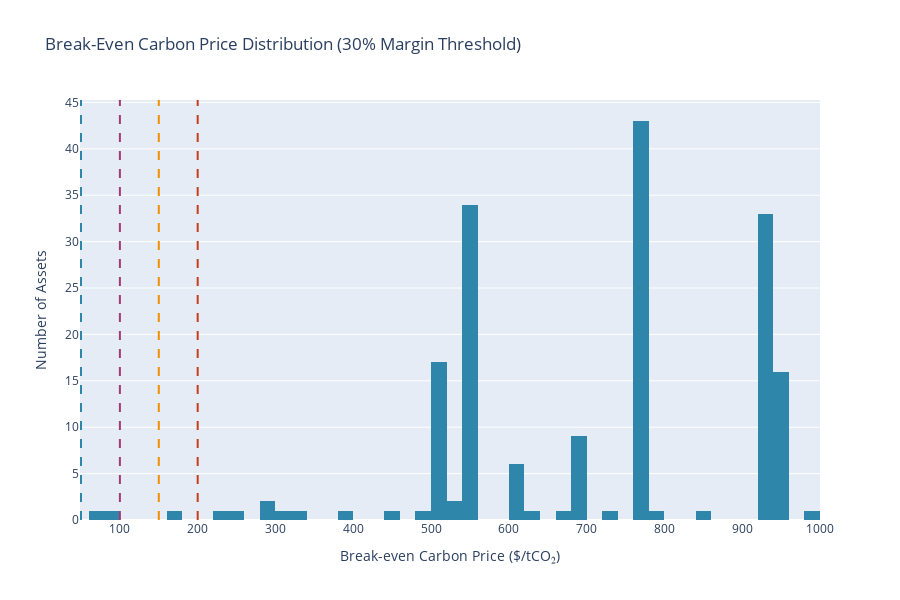

Notebook code for this chart:
### Markdown cell above
#### 1.2 Break-Even Price Distribution

### Code cell
# Detailed break-even histogram
fig2 = go.Figure()

fig2.add_trace(go.Histogram(
    x=breakeven_valid,
    nbinsx=60,
    marker_color='#2E86AB',
    name='Assets',
    hovertemplate='Break-even: $%{x:.0f}/tCO₂<br>Count: %{y}<extra></extra>'
))

# Add scenario lines
for price in [50, 100, 150, 200]:
    assets_below = (breakeven_valid < price).sum()
    pct_below = assets_below / len(breakeven_valid) * 100
    
    fig2.add_vline(
        x=price,
        line_dash='dash',
        line_color=SCENARIO_COLORS[f'${price}/tCO₂'],
        line_width=2,
    )

fig2.update_layout(
    title='Break-Even Carbon Price Distribution (30% Margin Threshold)',
    xaxis_title='Break-even Carbon Price ($/tCO₂)',
    yaxis_title='Number of Assets',
    height=600,
    showlegend=False
)

fig2.show()

# Summary table
print("Assets with break-even BELOW scenario price (at risk of stranding):")
for price in [50, 100, 150, 200, 250]:
    count = (breakeven_valid < price).sum()
    pct = count / len(breakeven_valid) * 100
    print(f"  ${price:>3}/tCO₂: {count:>4} assets ({pct:>5.1f}% of portfolio)")

### Figure 1 — Plotly figure (JSON) as saved in the notebook; plotly's stock layout.template omitted (floating-point values rounded to 4 significant figures; data arrays with more than 128 entries replaced by an {"elided": "..."} marker saying what was removed)
{"data": [{"hovertemplate": "Break-even: $%{x:.0f}/tCO₂<br>Count: %{y}<extra></extra>", "marker": {"color": "#2E86AB"}, "name": "Assets", "nbinsx": 60, "type": "histogram", "x": {"elided": "178 float values"}}], "layout": {"height": 600, "shapes": [{"line": {"color": "#2E86AB", "dash": "dash", "width": 2}, "type": "line", "x0": 50, "x1": 50, "xref": "x", "y0": 0, "y1": 1, "yref": "y domain"}, {"line": {"color": "#A23B72", "dash": "dash", "width": 2}, "type": "line", "x0": 100, "x1": 100, "xref": "x", "y0": 0, "y1": 1, "yref": "y domain"}, {"line": {"color": "#F18F01", "dash": "dash", "width": 2}, "type": "line", "x0": 150, "x1": 150, "xref": "x", "y0": 0, "y1": 1, "yref": "y domain"}, {"line": {"color": "#C73E1D", "dash": "dash", "width": 2}, "type": "line", "x0": 200, "x1": 200, "xref": "x", "y0": 0, "y1": 1, "yref": "y domain"}], "showlegend": false, "title": {"text": "Break-Even Carbon Price Distribution (30% Margin Threshold)"}, "xaxis": {"title": {"text": "Break-even Carbon Price ($/tCO₂)"}}, "yaxis": {"title": {"text": "Number of Assets"}}}}
